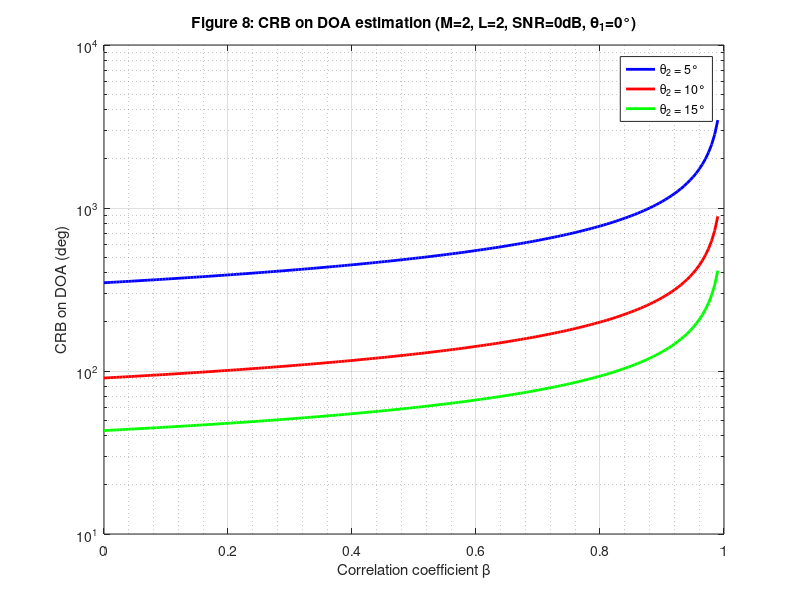

MATLAB code for this plot:



clc;
clear all;
close all;
% addpath('./functions');

rng(42); 


%% 复现 Bekkerman & Tabrikian (2006) Figure 8
% MIMO雷达中两个目标的角度估计CRB，M=2阵元，SNR=0dB
% 目标1固定于0°，目标2分别位于5°,10°,15°，相关系数β从0变化到1

%% 系统参数
M = 2;                      % 阵元数
d_lambda = 0.5;             % 阵元间距（波长归一化）
SNR_dB = 0;                 % 信噪比 (dB)
SNR_lin = 10^(SNR_dB/10);   % 线性值: SNR = N|α|^2/σ_w^2
N = 1;                      % 快拍数（可吸收进SNR，取1简化）
alpha1 = 1;                 % 目标1复振幅幅度
alpha2 = 1;                 % 目标2复振幅幅度
sigma_w2 = N * abs(alpha1)^2 / SNR_lin;  % 噪声方差 (SNR定义见论文(44))

% 角度（度）变换为弧度
theta1_deg = 0;             % 目标1角度
theta2_deg_list = [5, 10, 15];  % 目标2角度列表
beta_vals = linspace(0, 0.99, 200);  % 相关系数β (0~0.99，避开β=1奇异)

% 预分配结果
CRB_results = zeros(length(theta2_deg_list), length(beta_vals));

%% 辅助函数
% 导向矢量 a(θ) (均匀线阵，半波长间距)
a_func = @(theta_deg) [1; exp(-1j * pi * sind(theta_deg))];

% 导向矢量对角度（弧度）的导数 da/dθ
da_dtheta = @(theta_deg) [0; -1j * pi * cosd(theta_deg) * exp(-1j * pi * sind(theta_deg))];

% A(θ) = a(θ) * a(θ)^T
A_mat = @(theta_deg) a_func(theta_deg) * a_func(theta_deg).';

% A'(θ) = a' a^T + a a'^T
dA_dtheta = @(theta_deg) da_dtheta(theta_deg) * a_func(theta_deg).' + ...
                         a_func(theta_deg) * da_dtheta(theta_deg).';

% 计算 U * Λ^{1/2} 矩阵 (2x2)
% R_s = [1, beta; beta, 1] 的特征分解
U_sqrtLambda = @(beta) (1/sqrt(2)) * [sqrt(1+beta), sqrt(1-beta); 
                                       sqrt(1+beta), -sqrt(1-beta)];

% 等效导向矢量 d_β(θ) = sqrt(N) * vec( A(θ) * U Λ^{1/2} )   -> 4×1 列向量
d_beta_vec = @(theta_deg, beta) reshape( sqrt(N) * (A_mat(theta_deg) * U_sqrtLambda(beta)), [], 1);

% d_β(θ) 对角度（弧度）的导数 -> 4×1 列向量
d_dbeta_dtheta_vec = @(theta_deg, beta) reshape( sqrt(N) * (dA_dtheta(theta_deg) * U_sqrtLambda(beta)), [], 1);

%% 计算 CRB 的主函数
for k = 1:length(theta2_deg_list)
    theta2_deg = theta2_deg_list(k);
    for b_idx = 1:length(beta_vals)
        beta = beta_vals(b_idx);
        
        % 等效导向矢量及其导数 (均为 4×1)
        d1 = d_beta_vec(theta1_deg, beta);
        d2 = d_beta_vec(theta2_deg, beta);
        d1p = d_dbeta_dtheta_vec(theta1_deg, beta);
        d2p = d_dbeta_dtheta_vec(theta2_deg, beta);
        
        % 构造梯度矩阵 ∂μ/∂ξ (4个观测×6个实参数)
        % 参数顺序: θ1, θ2, Re(α1), Im(α1), Re(α2), Im(α2)
        grad = zeros(length(d1), 6);
        grad(:,1) = alpha1 * d1p;
        grad(:,2) = alpha2 * d2p;
        grad(:,3) = d1;
        grad(:,4) = 1j * d1;
        grad(:,5) = d2;
        grad(:,6) = 1j * d2;
        
        % Fisher信息矩阵 J = (2/σ_w^2) * Re( grad^H * grad )
        J = (2/sigma_w2) * real(grad' * grad);
        
        % 检查条件数，避免奇异
        if rcond(J) < 1e-12
            CRB_theta1_deg = Inf;
        else
            J_inv = inv(J);
            CRB_var_rad2 = J_inv(1,1);   % θ1的方差（弧度²）
            CRB_theta1_deg = sqrt(CRB_var_rad2) * (180/pi);  % 标准差（度）
        end
        CRB_results(k, b_idx) = CRB_theta1_deg;
    end
end

%% 绘图
figure(1);

colors = {'b', 'r', 'g'};
for k = 1:length(theta2_deg_list)
    semilogy(beta_vals, CRB_results(k,:), 'Color', colors{k}, 'LineWidth', 2, 'DisplayName', sprintf('\\theta_2 = %d°', theta2_deg_list(k)));
    hold on;
 end
xlabel('Correlation coefficient \beta');
ylabel('CRB on DOA (deg)');
title('Figure 8: CRB on DOA estimation (M=2, L=2, SNR=0dB, \theta_1=0°)');
grid on; 
grid minor;
legend('Location', 'best');
% ylim([0, 1.2]);
% xlim([0, 1]);
hold off;
